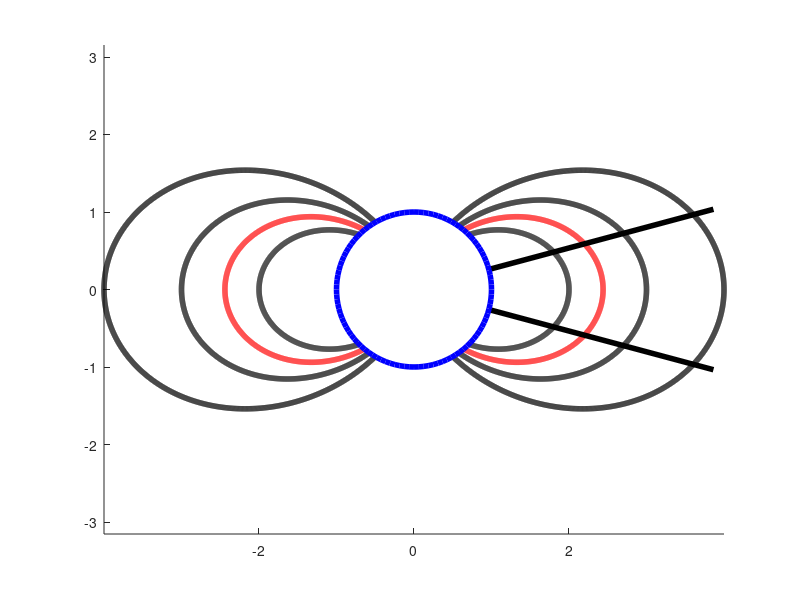

Reproduce this figure in MATLAB.
% Draw palmer's L-shell and lines demarcating 15-degrees magnetic latitude
% By Daniel Golden (dgolden1 at stanford dot edu) August 2008
% $Id$

R_MAX = 4;

figure;
hold on;

%%  Draw L-shell lines using Walt's equation of field line
for switchsides = [-1 1]
	for LShell = [2 2.44 3 4]
		LShellLine = [];
		EndTheta = acos(sqrt(1.0/LShell));
		for ii = -EndTheta:(2*pi/5000):EndTheta
			r = LShell*(cos(ii)^2) * switchsides;
			LShellLine = [LShellLine; r*cos(ii) r*sin(ii) ];
		end
		if LShell == 2.44
			color = 'r';
		else
			color = 'k';
		end
		plot(LShellLine(:,1),LShellLine(:,2),color,'LineWidth',4)
	end
end

%% Draw magnetic latitude line
r = [1 R_MAX];
theta = [15 15]*pi/180;

x = r.*cos(theta);
y = r.*sin(theta);

hold on;
plot(x, y, 'k', 'LineWidth', 4);
plot(x, -y, 'k', 'LineWidth', 4);

%% Draw Earth
r = ones(1, 101);
theta = [0:100]/100*2*pi;

x = r.*cos(theta);
y = r.*sin(theta);

plot(x, y, 'k', 'LineWidth', 4, 'color', 'b');

%% Axis
axis equal
